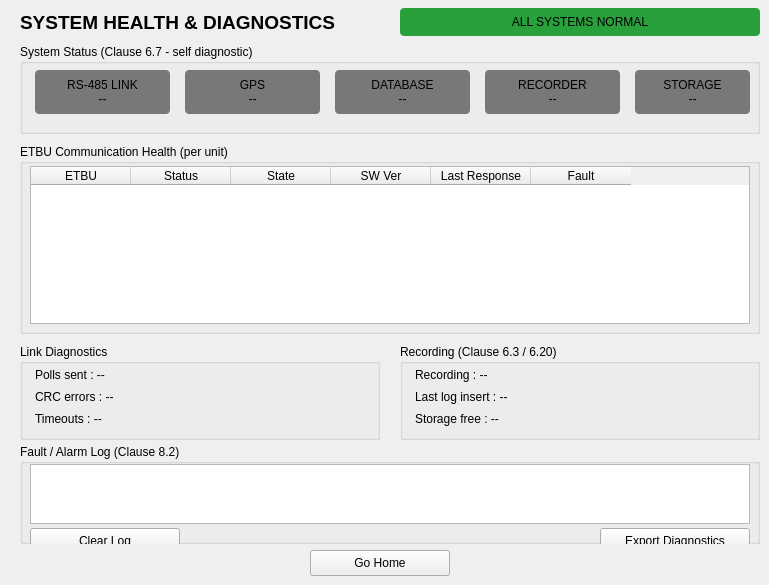
      <widget class="QWidget" name="pagehealth">
       <widget class="QLabel" name="lblHealthTitle">
        <property name="geometry">
         <rect>
          <x>20</x>
          <y>8</y>
          <width>500</width>
          <height>28</height>
         </rect>
        </property>
        <property name="font">
         <font>
          <pointsize>14</pointsize>
          <bold>true</bold>
         </font>
        </property>
        <property name="text">
         <string>SYSTEM HEALTH &amp; DIAGNOSTICS</string>
        </property>
       </widget>
       <widget class="QLabel" name="lblFaultBanner">
        <property name="geometry">
         <rect>
          <x>400</x>
          <y>8</y>
          <width>360</width>
          <height>28</height>
         </rect>
        </property>
        <property name="styleSheet">
         <string notr="true">background-color: rgb(40,160,60); border-radius: 4px; padding: 4px;</string>
        </property>
        <property name="text">
         <string>ALL SYSTEMS NORMAL</string>
        </property>
        <property name="alignment">
         <set>Qt::AlignCenter</set>
        </property>
       </widget>
       <widget class="QGroupBox" name="grpSystemStatus">
        <property name="geometry">
         <rect>
          <x>20</x>
          <y>44</y>
          <width>740</width>
          <height>90</height>
         </rect>
        </property>
        <property name="title">
         <string>System Status (Clause 6.7 - self diagnostic)</string>
        </property>
        <widget class="QLabel" name="lblHealthComm">
         <property name="geometry">
          <rect>
           <x>15</x>
           <y>26</y>
           <width>135</width>
           <height>44</height>
          </rect>
         </property>
         <property name="styleSheet">
          <string notr="true">background-color: rgb(120,120,120); border-radius: 4px;</string>
         </property>
         <property name="text">
          <string>RS-485 LINK
--</string>
         </property>
         <property name="alignment">
          <set>Qt::AlignCenter</set>
         </property>
        </widget>
        <widget class="QLabel" name="lblHealthGps">
         <property name="geometry">
          <rect>
           <x>165</x>
           <y>26</y>
           <width>135</width>
           <height>44</height>
          </rect>
         </property>
         <property name="styleSheet">
          <string notr="true">background-color: rgb(120,120,120); border-radius: 4px;</string>
         </property>
         <property name="text">
          <string>GPS
--</string>
         </property>
         <property name="alignment">
          <set>Qt::AlignCenter</set>
         </property>
        </widget>
        <widget class="QLabel" name="lblHealthDb">
         <property name="geometry">
          <rect>
           <x>315</x>
           <y>26</y>
           <width>135</width>
           <height>44</height>
          </rect>
         </property>
         <property name="styleSheet">
          <string notr="true">background-color: rgb(120,120,120); border-radius: 4px;</string>
         </property>
         <property name="text">
          <string>DATABASE
--</string>
         </property>
         <property name="alignment">
          <set>Qt::AlignCenter</set>
         </property>
        </widget>
        <widget class="QLabel" name="lblHealthAudio">
         <property name="geometry">
          <rect>
           <x>465</x>
           <y>26</y>
           <width>135</width>
           <height>44</height>
          </rect>
         </property>
         <property name="styleSheet">
          <string notr="true">background-color: rgb(120,120,120); border-radius: 4px;</string>
         </property>
         <property name="text">
          <string>RECORDER
--</string>
         </property>
         <property name="alignment">
          <set>Qt::AlignCenter</set>
         </property>
        </widget>
        <widget class="QLabel" name="lblHealthStorage">
         <property name="geometry">
          <rect>
           <x>615</x>
           <y>26</y>
           <width>115</width>
           <height>44</height>
          </rect>
         </property>
         <property name="styleSheet">
          <string notr="true">background-color: rgb(120,120,120); border-radius: 4px;</string>
         </property>
         <property name="text">
          <string>STORAGE
--</string>
         </property>
         <property name="alignment">
          <set>Qt::AlignCenter</set>
         </property>
        </widget>
       </widget>
       <widget class="QGroupBox" name="grpEtbuHealth">
        <property name="geometry">
         <rect>
          <x>20</x>
          <y>144</y>
          <width>740</width>
          <height>190</height>
         </rect>
        </property>
        <property name="title">
         <string>ETBU Communication Health (per unit)</string>
        </property>
        <widget class="QTableWidget" name="tableEtbuHealth">
         <property name="geometry">
          <rect>
           <x>10</x>
           <y>22</y>
           <width>720</width>
           <height>158</height>
          </rect>
         </property>
         <attribute name="verticalHeaderVisible">
          <bool>false</bool>
         </attribute>
         <column>
          <property name="text">
           <string>ETBU</string>
          </property>
         </column>
         <column>
          <property name="text">
           <string>Status</string>
          </property>
         </column>
         <column>
          <property name="text">
           <string>State</string>
          </property>
         </column>
         <column>
          <property name="text">
           <string>SW Ver</string>
          </property>
         </column>
         <column>
          <property name="text">
           <string>Last Response</string>
          </property>
         </column>
         <column>
          <property name="text">
           <string>Fault</string>
          </property>
         </column>
        </widget>
       </widget>
       <widget class="QGroupBox" name="grpLinkDiagnostics">
        <property name="geometry">
         <rect>
          <x>20</x>
          <y>344</y>
          <width>360</width>
          <height>96</height>
         </rect>
        </property>
        <property name="title">
         <string>Link Diagnostics</string>
        </property>
        <widget class="QLabel" name="lblPollCount">
         <property name="geometry">
          <rect>
           <x>15</x>
           <y>22</y>
           <width>330</width>
           <height>18</height>
          </rect>
         </property>
         <property name="text">
          <string>Polls sent : --</string>
         </property>
        </widget>
        <widget class="QLabel" name="lblCrcErrorCount">
         <property name="geometry">
          <rect>
           <x>15</x>
           <y>44</y>
           <width>330</width>
           <height>18</height>
          </rect>
         </property>
         <property name="text">
          <string>CRC errors : --</string>
         </property>
        </widget>
        <widget class="QLabel" name="lblTimeoutCount">
         <property name="geometry">
          <rect>
           <x>15</x>
           <y>66</y>
           <width>330</width>
           <height>18</height>
          </rect>
         </property>
         <property name="text">
          <string>Timeouts : --</string>
         </property>
        </widget>
       </widget>
       <widget class="QGroupBox" name="grpRecordingHealth">
        <property name="geometry">
         <rect>
          <x>400</x>
          <y>344</y>
          <width>360</width>
          <height>96</height>
         </rect>
        </property>
        <property name="title">
         <string>Recording (Clause 6.3 / 6.20)</string>
        </property>
        <widget class="QLabel" name="lblRecordingState">
         <property name="geometry">
          <rect>
           <x>15</x>
           <y>22</y>
           <width>330</width>
           <height>18</height>
          </rect>
         </property>
         <property name="text">
          <string>Recording : --</string>
         </property>
        </widget>
        <widget class="QLabel" name="lblLastLogInsert">
         <property name="geometry">
          <rect>
           <x>15</x>
           <y>44</y>
           <width>330</width>
           <height>18</height>
          </rect>
         </property>
         <property name="text">
          <string>Last log insert : --</string>
         </property>
        </widget>
        <widget class="QLabel" name="lblStorageFree">
         <property name="geometry">
          <rect>
           <x>15</x>
           <y>66</y>
           <width>330</width>
           <height>18</height>
          </rect>
         </property>
         <property name="text">
          <string>Storage free : --</string>
         </property>
        </widget>
       </widget>
       <widget class="QGroupBox" name="grpFaultLog">
        <property name="geometry">
         <rect>
          <x>20</x>
          <y>444</y>
          <width>740</width>
          <height>100</height>
         </rect>
        </property>
        <property name="title">
         <string>Fault / Alarm Log (Clause 8.2)</string>
        </property>
        <widget class="QListWidget" name="listFaultLog">
         <property name="geometry">
          <rect>
           <x>10</x>
           <y>20</y>
           <width>720</width>
           <height>60</height>
          </rect>
         </property>
        </widget>
        <widget class="QPushButton" name="btnClearFaultLog">
         <property name="geometry">
          <rect>
           <x>10</x>
           <y>84</y>
           <width>150</width>
           <height>26</height>
          </rect>
         </property>
         <property name="text">
          <string>Clear Log</string>
         </property>
        </widget>
        <widget class="QPushButton" name="btnExportDiagnostics">
         <property name="geometry">
          <rect>
           <x>580</x>
           <y>84</y>
           <width>150</width>
           <height>26</height>
          </rect>
         </property>
         <property name="text">
          <string>Export Diagnostics</string>
         </property>
        </widget>
       </widget>
       <widget class="QPushButton" name="btndashboard1">
        <property name="geometry">
         <rect>
          <x>310</x>
          <y>550</y>
          <width>140</width>
          <height>26</height>
         </rect>
        </property>
        <property name="text">
         <string>Go Home</string>
        </property>
       </widget>
      </widget>
